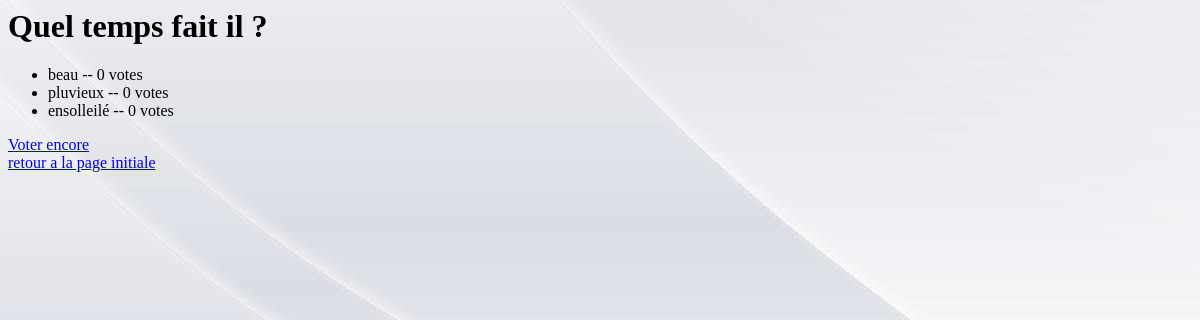
The page /polls/2/results/ on the database as committed earlier.
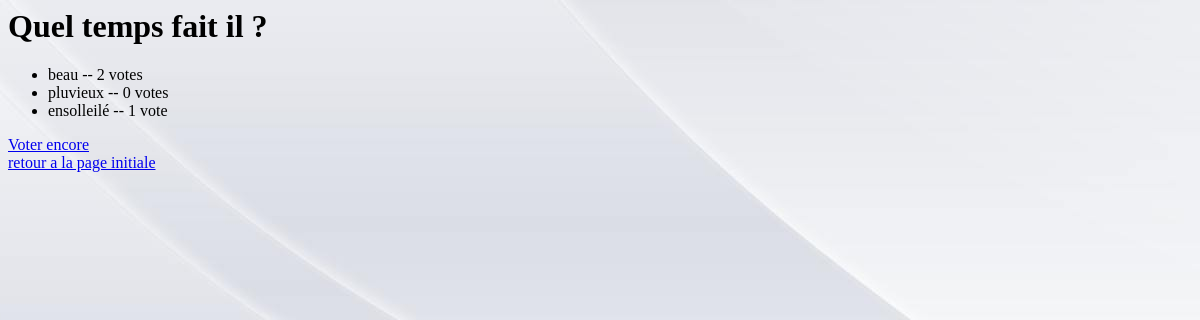
The same page on the database as committed later.
### polls/models.py (models this page shows, shortened)
class Choice(models.Model):
    question = models.ForeignKey(Question)
    choice_text = models.CharField(max_length=200)
    votes = models.IntegerField(default=0)

### polls/views.py (the view)
# urls.py: url(r'^(?P<question_id>\d+)/results/$', views.results, name='results'),
def results(request, question_id):
    question = get_object_or_404(Question, pk=question_id)
    response = "You're looking at the results of question %s."
    return render(request, 'polls/results.html', {'question': question})

### templates/polls/results.html (shortened to what this page needs)
{% load staticfiles %}
<link rel="stylesheet" type="text/css" href="{% static "polls/style.css" %}" />
<h1>{{ question.question_text }}</h1>
<ul>
{% for choice in question.choice_set.all %}
    <li>{{ choice.choice_text }} -- {{ choice.votes }} vote{{ choice.votes|pluralize }}</li>
{% endfor %}
</ul>
<a href="{% url 'polls:detail' question.id %}">Voter encore</a>
<a href="{% url 'polls:index'  %}">retour a la page initiale</a>

Rows that differ between the two databases and show on the page:
changed Choice "beau": votes "0" → "2"
changed Choice "ensolleilé": votes "0" → "1"
